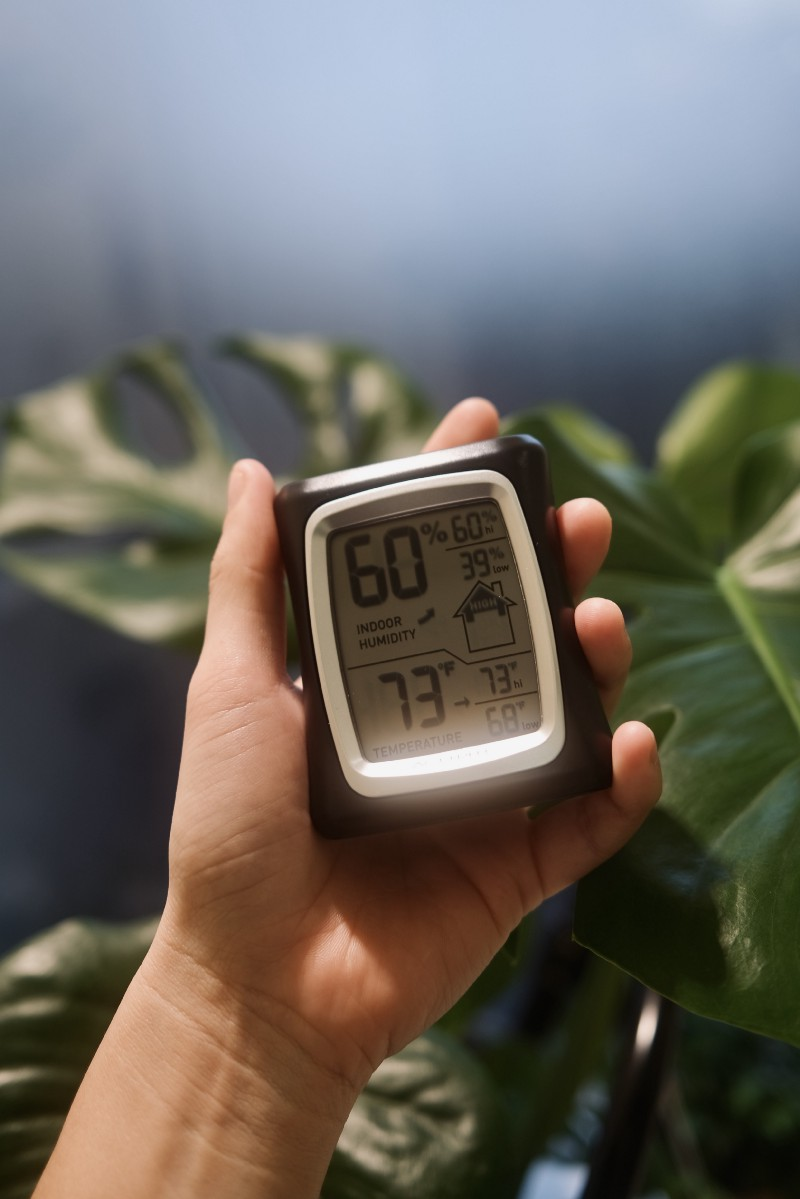
#> input picture meter.jpg, 800 x 1199 px
$ jupyter execute thresholding_tutorial.ipynb
#> lines starting #> are read from the running program, lines starting #| are printed output that depends on the picture; after the words box and inside, x2 and y2 are one past the last pixel; in counts of white or black regions, pixels touching at a corner belong together
[cell 1]
import cv2
import matplotlib.pyplot as plt

[cell 2]
image = cv2.imread("meter.jpg")
#> image is the input picture: shape (1199, 800, 3); mean B, G, R 96.5, 103.7, 108.2

[cell 3]
plt.imshow(image)

[cell 4]
gray = cv2.cvtColor(image, cv2.COLOR_BGR2GRAY)
blurred = cv2.GaussianBlur(gray, (7, 7), 0)

[cell 5]
(T, thresh) = cv2.threshold(blurred, 45, 255,
                              cv2.THRESH_BINARY)
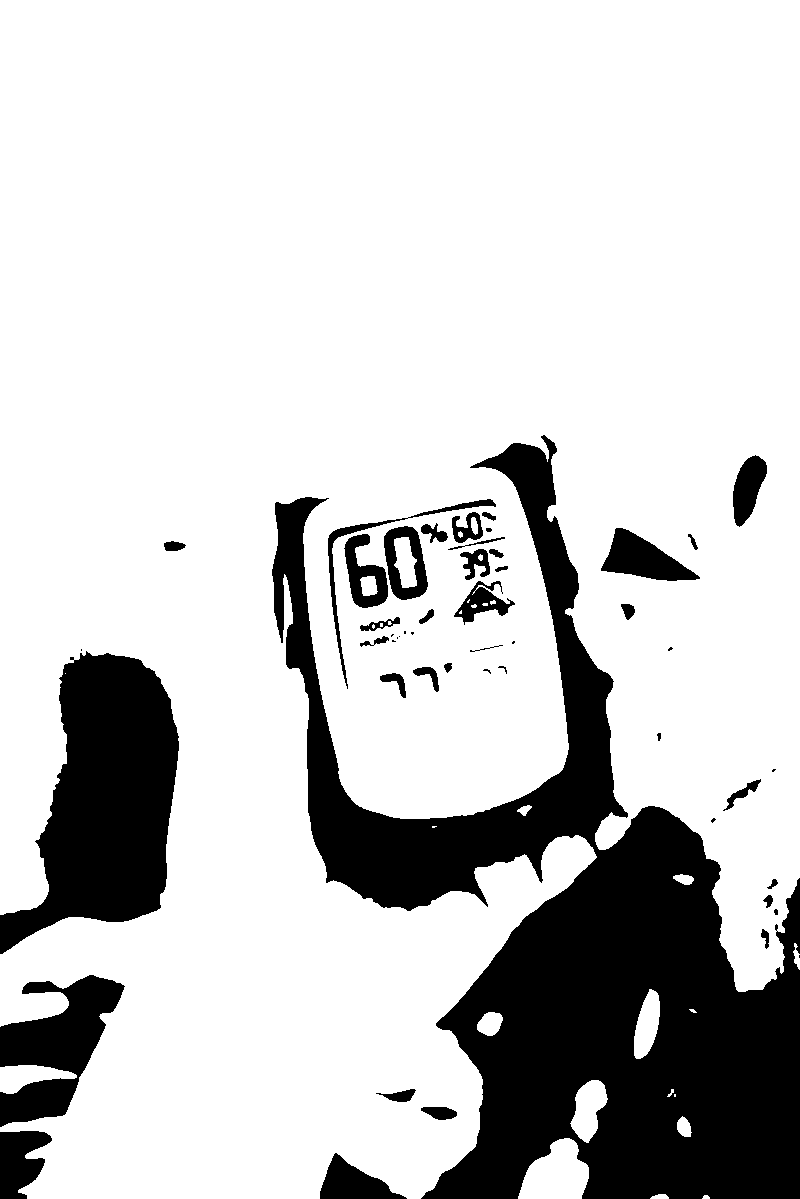
#> thresh: shape (1199, 800); 79.5% white; 51 black regions (13 under 20 px), largest, box (x1, y1, x2, y2) and area: (272, 435, 800, 1199) 137106, (0, 651, 179, 954) 31196, (0, 975, 125, 1127) 9618
plt.imshow(thresh)

[cell 6]
T

[cell 7]
cv2.imwrite('a.png', thresh)
#> Out = True

[cell 8]
(T, threshInv) = cv2.threshold(blurred, 45, 255,
                              cv2.THRESH_BINARY_INV)
plt.imshow(threshInv)

[cell 9]
cv2.imwrite('aa.png', threshInv)
#> Out = True

[cell 10]
masked = cv2.bitwise_and(image, image, mask=thresh)
plt.imshow(masked)

[cell 11]
(T, threshOtsu) = cv2.threshold(blurred, 0, 255,
                cv2.THRESH_BINARY | cv2.THRESH_OTSU)
#> threshOtsu: shape (1199, 800); 42.6% white; 38 white regions (6 under 20 px), largest, box (x1, y1, x2, y2) and area: (0, 0, 800, 384) 249498, (0, 381, 304, 1199) 93188, (305, 469, 564, 797) 26100
#> T = 112

[cell 12]
T
#> Out = 112

[cell 13]
plt.imshow(threshOtsu)

[cell 14]
cv2.imwrite("au.jpg", threshOtsu)
#> Out = True

[cell 15]
masked = cv2.bitwise_and(image, image, mask=threshOtsu)
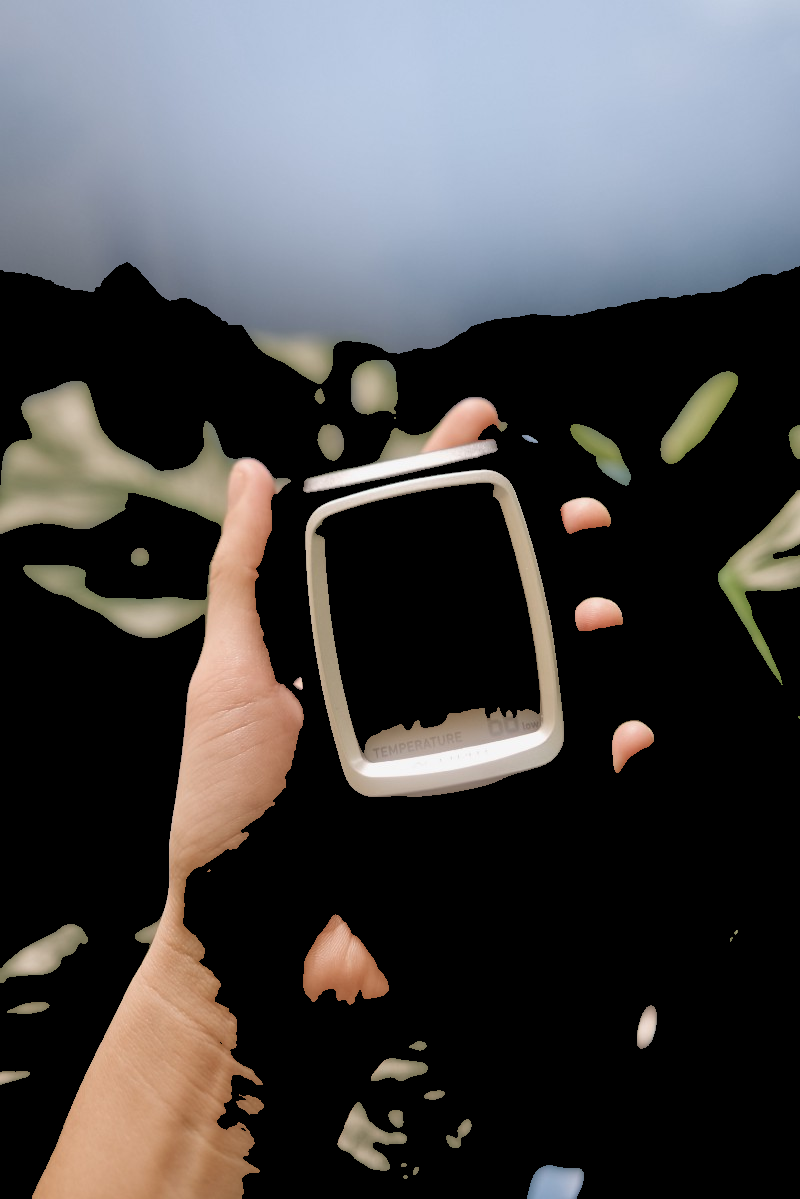
#> masked: shape (1199, 800, 3); mean B, G, R 71.5, 70.4, 71.6

[cell 16]
(T, threshInvOtsu) = cv2.threshold(blurred, 0, 255,
                cv2.THRESH_BINARY_INV | cv2.THRESH_OTSU)
cv2.imwrite("aiu.jpg", threshInvOtsu)
#> Out = True

[cell 17]
masked1 = cv2.bitwise_and(image, image, mask=threshInvOtsu)
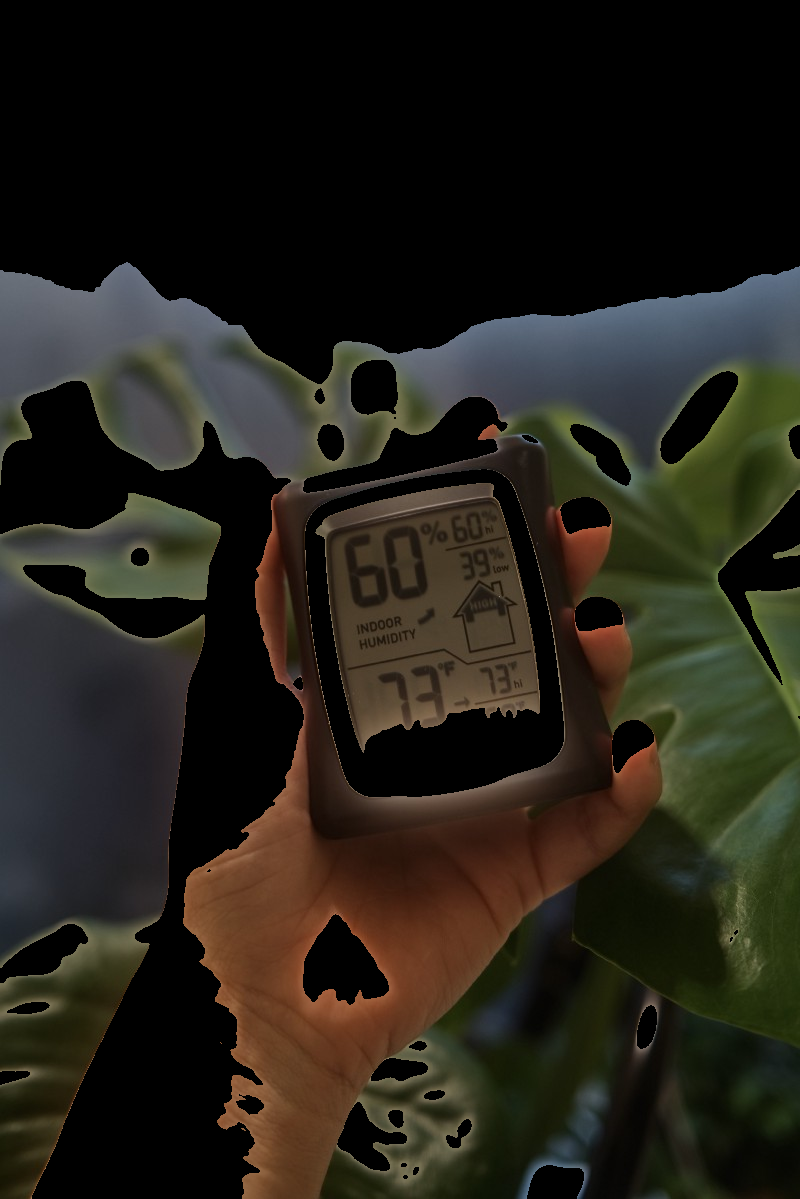
#> masked1: shape (1199, 800, 3); mean B, G, R 25, 33.3, 36.6

[cell 18]
cv2.imwrite('amasked.jpg', masked1)
#> Out = True

[cell 19]
plt.imshow(masked)

[cell 20]
thresh = cv2.adaptiveThreshold(blurred, 255,
                               cv2.ADAPTIVE_THRESH_GAUSSIAN_C,
                              cv2.THRESH_BINARY, 17, 3)
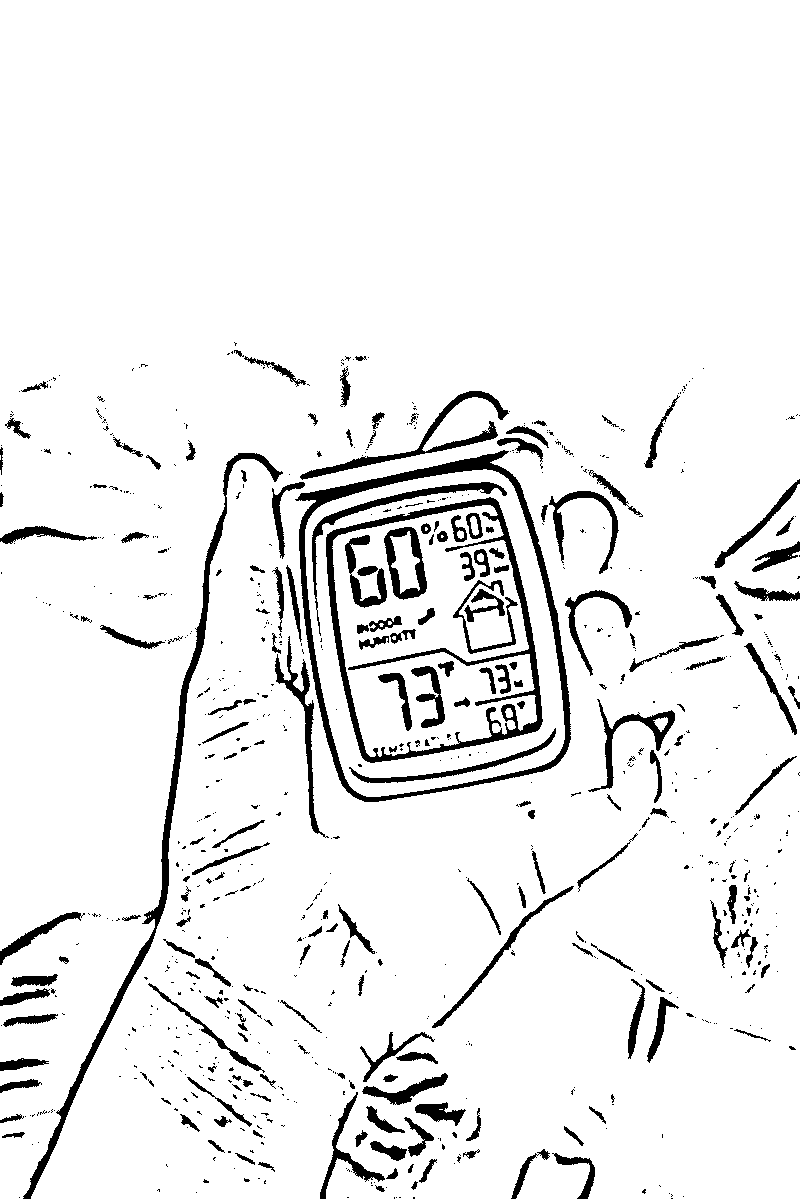
#> thresh: shape (1199, 800); 93.2% white; 816 black regions (601 under 20 px), largest, box (x1, y1, x2, y2) and area: (295, 450, 571, 802) 6876, (326, 497, 543, 763) 6496, (23, 453, 283, 1199) 5454
cv2.imwrite('a1.jpg', thresh)
#> Out = True
